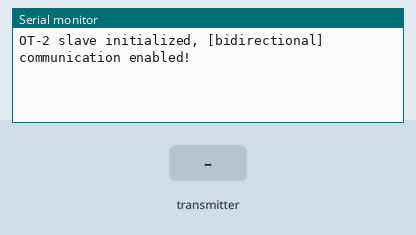
A sketch run on a simulated ESP32. On the bench: the last lines printed to the serial monitor. The inputs (shaded band) are chosen by the test bench.

Above: at 2.2 s.
2.3 s: the transmitter starts sending payload = 0
At 2.66 s:
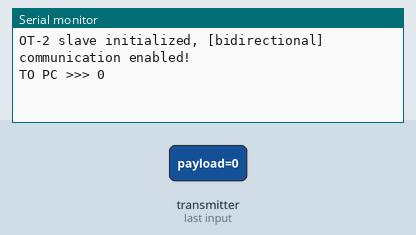
4.3 s: the transmitter starts sending payload = 1
At 4.66 s:
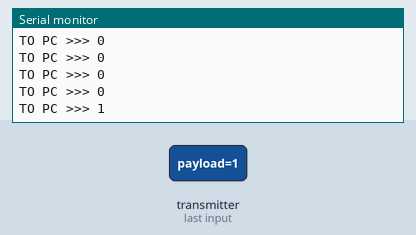

The sketch:

OT-2_ESP32.ino
```cpp
#include <WiFi.h>
#include <esp_now.h>

// 1 PC ESP32 MAC

uint8_t masterAddress[] = {0x8C, 0x4F, 0x00, 0xAA, 0xDB, 0x4C}; // PC MAC

typedef struct struct_message {
  char payload[100];
} struct_message;

struct_message incomingData;
struct_message outgoingData; // 2

// PC -> OT-2 Python
void OnDataRecv(const esp_now_recv_info_t* info, const uint8_t* data, int len) {
  memcpy(&incomingData, data, sizeof(incomingData));

  // OT-2 Python
  Serial.print("TO PC >>> ");
  Serial.println(incomingData.payload);
}

// 3
void OnDataSent(const uint8_t *mac_addr, esp_now_send_status_t status) {
  // OT2
}

void setup() {
  Serial.begin(115200);
  delay(1000);
  WiFi.mode(WIFI_STA);

  if (esp_now_init() != ESP_OK) {
    Serial.println("ESP-NOW initialization failed");
    return;
  }


  esp_now_register_recv_cb(OnDataRecv);

  // ESP32 v3.x
  esp_now_register_send_cb((esp_now_send_cb_t)OnDataSent);

  // 4 PC (Peer)
  esp_now_peer_info_t peerInfo = {};
  memcpy(peerInfo.peer_addr, masterAddress, 6);
  peerInfo.channel = 0;
  peerInfo.encrypt = false;

  if (esp_now_add_peer(&peerInfo) != ESP_OK) {
    Serial.println("Failed to add PC master");
  } else {
    Serial.println("OT-2 slave initialized, [bidirectional] communication enabled!");
  }
}

void loop() {
  // OT-2 "DONE_OT2"
  if (Serial.available()) {
    String input = Serial.readStringUntil('\n');
    input.trim();


    if (input.length() > 0) {
      input.toCharArray(outgoingData.payload, sizeof(outgoingData.payload));

      // PC
      esp_now_send(masterAddress, (uint8_t*)&outgoingData, sizeof(outgoingData));
    }
  }
}
```

Measured:
- after the input at 2.3 s, the serial monitor: prints a new line after 0.05 s (image 1)
- after the input at 4.3 s, the serial monitor: prints a new line after 0.05 s (image 2)
